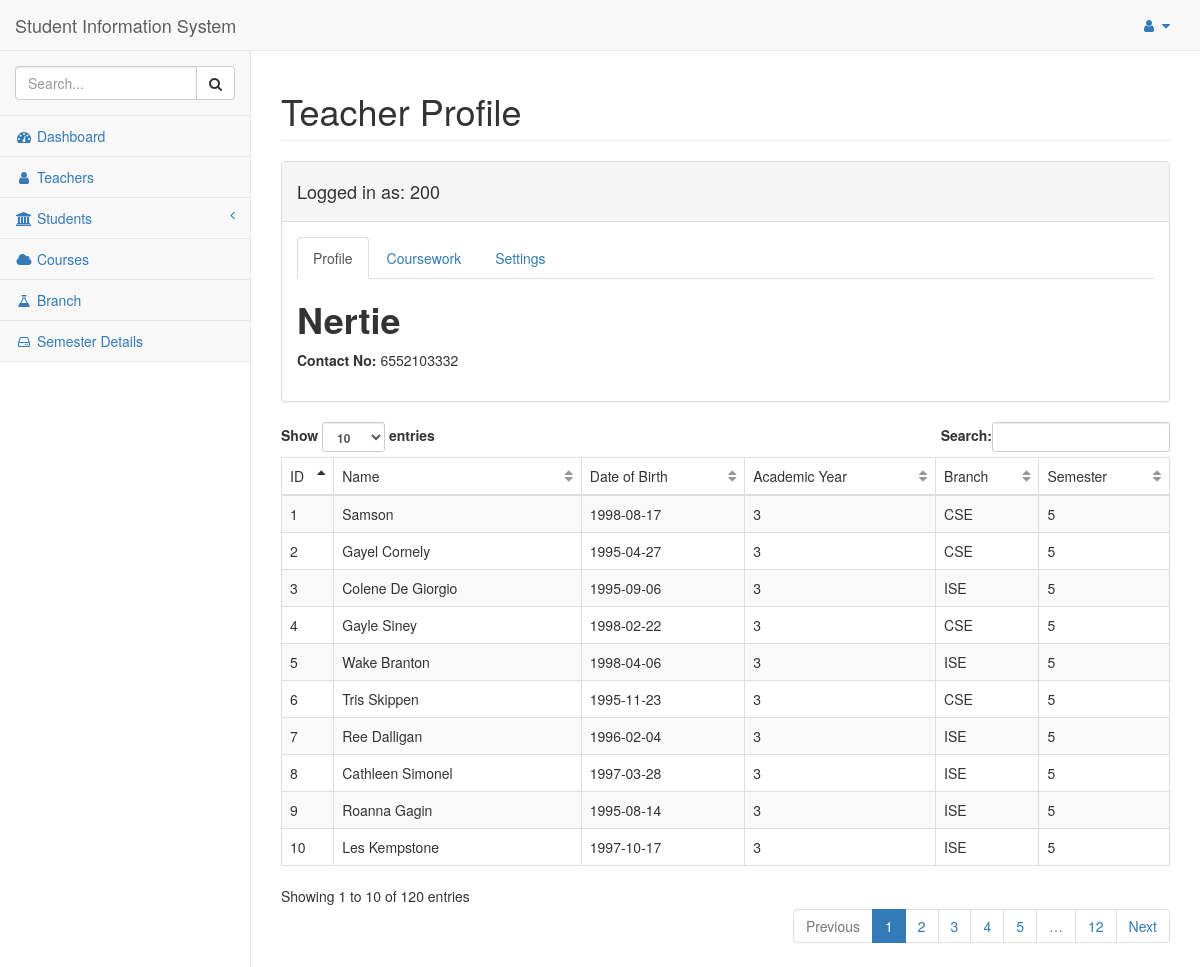
Page /view (signed in) on the committed database.
### tables this page shows
CREATE TABLE Teacher
(
 teacher_id    integer NOT NULL ,
 sub_code      integer NOT NULL ,
 teacher_name  text NOT NULL ,
 phone         numeric NOT NULL ,
 date_of_birth date NOT NULL ,
 password      text NOT NULL ,
PRIMARY KEY (teacher_id, sub_code),
FOREIGN KEY (sub_code) REFERENCES Subject(sub_code) ON DELETE CASCADE ON UPDATE CASCADE
);

CREATE TABLE Student
(
 student_id    integer NOT NULL ,
 student_name  text NOT NULL ,
 date_of_birth date NOT NULL ,
academic_year year NOT NULL ,
 branch_code   text NOT NULL ,
 semester   integer NOT NULL ,
PRIMARY KEY (student_id),

 FOREIGN KEY (branch_code,semester) REFERENCES Branch (branch_code, semester) ON DELETE CASCADE ON UPDATE CASCADE
);

### flaskapp.py (the view, shortened to what this page needs)
@app.route('/view', methods=['GET', 'POST'])
def view():
    global ID
    teacher = query_db("SELECT * FROM Teacher \
                         WHERE teacher_id=?", [ID], one=True)
    student_list = query_db("SELECT * FROM Student \
                             WHERE semester IN (SELECT semester FROM Subject, \
                             Teacher WHERE Teacher.sub_code=Subject.sub_code AND teacher_id=?)", [ID])
    if request.method == 'GET':
        if not session.get('logged_in'):
            return login()
        else:
            return render_template("user.html", id=ID, teacher=teacher, error=None, student_list=student_list)

### flaskapp.py (called while the page is built)
def get_db():
    db = getattr(g, '_database', None)
    if db is None:
        db = g._database = sqlite3.connect(DATABASE)
        db.create_function('avg', 3, average)
        db.row_factory = sqlite3.Row
    return db

def query_db(query: object, args: object, one: object = False) -> object:
    cur = get_db().execute(query, args)
    rv = cur.fetchall()
    cur.close()
    return (rv[0] if rv else None) if one else rv

@app.teardown_appcontext
def close_connection(exception):
    db = getattr(g, '_database', None)
    if db is not None:
        db.close()

### templates/user.html (shortened to what this page needs)
{% extends "base.html" %}
{% block title %}
  Teacher Profile
{% endblock title %}
{% block content %}
  <div class="panel panel-default">
    <div class="panel-heading">
      <h4>Logged in as: {{ teacher['teacher_id'] }}</h4>
    </div>
    <div class="panel-body">
      <ul class="nav nav-tabs">
        <li class="active"><a href="#profile" data-toggle="tab" aria-expanded="true">Profile</a>
      </li>
      <li><a href="#messages" data-toggle="tab">Coursework</a>
    </li>
    <li><a href="#settings" data-toggle="tab">Settings</a>
  </li>
</ul>
<div class="tab-content">
  <div class="tab-pane fade active in" id="profile">
    <h1><strong>{{ teacher['teacher_name'] }}</strong></h1>
    <p><label>Contact No: </label> {{ teacher['phone'] }}</p>
  </div>
  <div class="col-lg-12">
  </div>
</div>
</div>
</div>
<table class="table table-striped table-bordered table-hover dataTable no-footer" style="width: 100%;" id="dataTables">
<thead>
<tr role="row">
  <td>ID</td>
  <td>Name</td>
  <td>Date of Birth</td>
  <td>Academic Year</td>
  <td>Branch</td>
  <td>Semester</td>
</tr>
</thead>
<tbody>
{% for student in student_list %}
  <tr>
    <td>{{ student['student_id'] }}</td>
    <td>{{ student['student_name'] }}</td>
    <td>{{ student['date_of_birth'] }}</td>
    <td>{{ student['academic_year'] }}</td>
    <td>{{ student['branch_code'] }}</td>
    <td>{{ student['semester'] }}</td>
  </tr>
{% endfor %}
</tbody>
</table>
</div>
{% endblock content%}

### rows in the picture
Teacher: teacher_id "200", teacher_name "Nertie", phone "6552103332"
Student: student_id "1", student_name "Samson", date_of_birth "1998-08-17", academic_year "3", branch_code "CSE", semester "5"
Student: student_id "2", student_name "Gayel Cornely", date_of_birth "1995-04-27", academic_year "3", branch_code "CSE", semester "5"
Student: student_id "3", student_name "Colene De Giorgio", date_of_birth "1995-09-06", academic_year "3", branch_code "ISE", semester "5"
Student: student_id "4", student_name "Gayle Siney", date_of_birth "1998-02-22", academic_year "3", branch_code "CSE", semester "5"
Student: student_id "5", student_name "Wake Branton", date_of_birth "1998-04-06", academic_year "3", branch_code "ISE", semester "5"
Student: student_id "6", student_name "Tris Skippen", date_of_birth "1995-11-23", academic_year "3", branch_code "CSE", semester "5"
Student: student_id "7", student_name "Ree Dalligan", date_of_birth "1996-02-04", academic_year "3", branch_code "ISE", semester "5"
Student: student_id "8", student_name "Cathleen Simonel", date_of_birth "1997-03-28", academic_year "3", branch_code "ISE", semester "5"
Student: student_id "9", student_name "Roanna Gagin", date_of_birth "1995-08-14", academic_year "3", branch_code "ISE", semester "5"
Student: student_id "10", student_name "Les Kempstone", date_of_birth "1997-10-17", academic_year "3", branch_code "ISE", semester "5"
